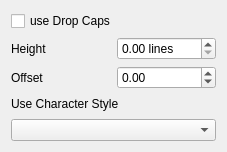
<?xml version="1.0" encoding="UTF-8"?>
<ui version="4.0">
 <class>PropertyWidget_DropCapBase</class>
 <widget class="QFrame" name="PropertyWidget_DropCapBase">
  <property name="geometry">
   <rect>
    <x>0</x>
    <y>0</y>
    <width>227</width>
    <height>152</height>
   </rect>
  </property>
  <property name="windowTitle">
   <string notr="true">Form</string>
  </property>
  <layout class="QGridLayout" name="gridLayout" columnstretch="0,0">
   <item row="1" column="0">
    <widget class="QLabel" name="dropCapLinesLabel">
     <property name="toolTip">
      <string>Number of lines used by the drop cap</string>
     </property>
     <property name="text">
      <string>Height</string>
     </property>
    </widget>
   </item>
   <item row="1" column="1">
    <widget class="ScrSpinBox" name="dropCapLines">
     <property name="suffix">
      <string> lines</string>
     </property>
     <property name="maximum">
      <number>10</number>
     </property>
    </widget>
   </item>
   <item row="2" column="0">
    <widget class="QLabel" name="dropCapOffsetLabel">
     <property name="text">
      <string>Offset</string>
     </property>
    </widget>
   </item>
   <item row="3" column="0" colspan="2">
    <widget class="QLabel" name="dropCapCharStyleLabel">
     <property name="text">
      <string>Use Character Style</string>
     </property>
    </widget>
   </item>
   <item row="4" column="0" colspan="2">
    <widget class="CharStyleComboBox" name="dropCapCharStyleCombo"/>
   </item>
   <item row="2" column="1">
    <widget class="ScrSpinBox" name="dropCapOffset">
     <property name="minimum">
      <double>-99.989999999999995</double>
     </property>
    </widget>
   </item>
   <item row="0" column="0" colspan="2">
    <widget class="QCheckBox" name="dropCapBox">
     <property name="text">
      <string>use Drop Caps</string>
     </property>
    </widget>
   </item>
  </layout>
 </widget>
 <customwidgets>
  <customwidget>
   <class>ScrSpinBox</class>
   <extends>QDoubleSpinBox</extends>
   <header>ui/scrspinbox.h</header>
  </customwidget>
  <customwidget>
   <class>CharStyleComboBox</class>
   <extends>QComboBox</extends>
   <header>ui/spalette.h</header>
  </customwidget>
 </customwidgets>
 <resources/>
 <connections/>
</ui>
